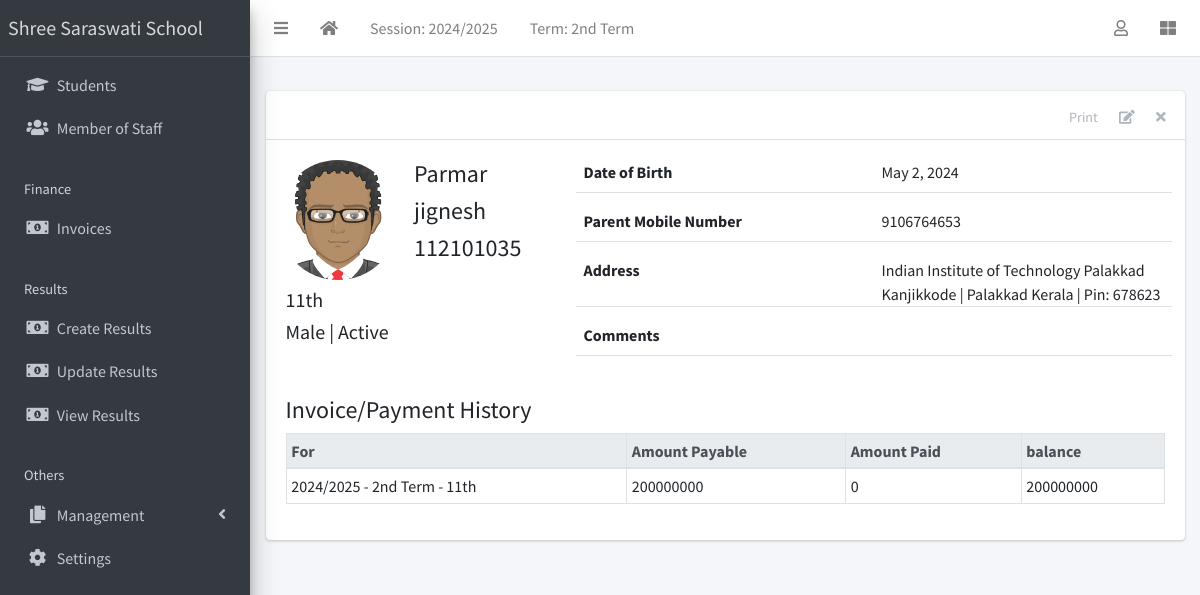
/student/4/ (signed in), run on the app's committed database.
### apps/corecode/models.py (models this page shows)
class AcademicSession(models.Model):
    name = models.CharField(max_length=200, unique=True)
    current = models.BooleanField(default=True)
    class Meta:
        ordering = ["-name"]
    def __str__(self):
        return self.name

class AcademicTerm(models.Model):
    name = models.CharField(max_length=20, unique=True)
    current = models.BooleanField(default=True)
    class Meta:
        ordering = ["name"]
    def __str__(self):
        return self.name

class StudentClass(models.Model):
    name = models.CharField(max_length=200, unique=True)
    class Meta:
        verbose_name = "Class"
        verbose_name_plural = "Classes"
        ordering = ["name"]
    def __str__(self):
        return self.name

### apps/students/models.py (models this page shows, shortened)
class Student(models.Model):
    STATUS_CHOICES = [("active", "Active"), ("inactive", "Inactive")]
    GENDER_CHOICES = [("male", "Male"), ("female", "Female")]
    current_status = models.CharField(
        max_length=10, choices=STATUS_CHOICES, default="active"
    )
    registration_number = models.CharField(max_length=200, unique=True)
    surname = models.CharField(max_length=200)
    firstname = models.CharField(max_length=200)
    other_name = models.CharField(max_length=200, blank=True)
    gender = models.CharField(max_length=10, choices=GENDER_CHOICES, default="male")
    date_of_birth = models.DateField(default=timezone.now)
    current_class = models.ForeignKey(
        StudentClass, on_delete=models.SET_NULL, blank=True, null=True
    )
    date_of_admission = models.DateField(default=timezone.now)
    mobile_num_regex = RegexValidator(
        regex="^[0-9]{10,15}$", message="Entered mobile number isn't in a right format!"
    )
    parent_mobile_number = models.CharField(
        validators=[mobile_num_regex], max_length=13, blank=True
    )
    address = models.TextField(blank=True)
    others = models.TextField(blank=True)
    passport = models.ImageField(blank=True, upload_to="students/passports/")
    class Meta:
        ordering = ["surname", "firstname", "other_name"]

### apps/finance/models.py (models this page shows, shortened)
class Invoice(models.Model):
    student = models.ForeignKey(Student, on_delete=models.CASCADE)
    session = models.ForeignKey(AcademicSession, on_delete=models.CASCADE)
    term = models.ForeignKey(AcademicTerm, on_delete=models.CASCADE)
    class_for = models.ForeignKey(StudentClass, on_delete=models.CASCADE)
    balance_from_previous_term = models.IntegerField(default=0)
    status = models.CharField(
        max_length=20,
        choices=[("active", "Active"), ("closed", "Closed")],
        default="active",
    )
    class Meta:
        ordering = ["student", "term"]
    def balance(self):
        payable = self.total_amount_payable()
        paid = self.total_amount_paid()
        return payable - paid
    def amount_payable(self):
        items = InvoiceItem.objects.filter(invoice=self)
        total = 0
        for item in items:
            total += item.amount
        return total
    def total_amount_payable(self):
        return self.balance_from_previous_term + self.amount_payable()
    def total_amount_paid(self):
        receipts = Receipt.objects.filter(invoice=self)
        amount = 0
        for receipt in receipts:
            amount += receipt.amount_paid
        return amount

class InvoiceItem(models.Model):
    invoice = models.ForeignKey(Invoice, on_delete=models.CASCADE)
    description = models.CharField(max_length=200)
    amount = models.IntegerField()

### apps/students/views.py (the view)
# urls.py: path("<int:pk>/", StudentDetailView.as_view(), name="student-detail"),
class StudentDetailView(LoginRequiredMixin, DetailView):
    model = Student
    template_name = "students/student_detail.html"
    def get_context_data(self, **kwargs):
        context = super(StudentDetailView, self).get_context_data(**kwargs)
        context["payments"] = Invoice.objects.filter(student=self.object)
        return context

### apps/corecode/context_processors.py (called while the page is built)
def site_defaults(request):
    current_session = AcademicSession.objects.get(current=True)
    current_term = AcademicTerm.objects.get(current=True)
    vals = SiteConfig.objects.all()
    contexts = {
        "current_session": current_session.name,
        "current_term": current_term.name,
    }
    for val in vals:
        contexts[val.key] = val.value
    return contexts

### apps/students/templates/students/student_detail.html (shortened to what this page needs)
{% extends 'base.html' %}
{% load static %}
{% block content-header %}
<div class="card-header">
  <div class="card-tools">
    <a href="#" class="btn btn-tool">Print</a>
    <a href="{% url 'student-update' object.id %}" class="btn btn-tool">
      <i class="fas fa-edit"></i>
    </a>
    <a href="{% url 'student-delete' object.id %}" class="btn btn-tool">
      <i class="fas fa-times"></i>
    </a>
  </div>
</div>
{% endblock content-header %}
{% block content %}
    <div class="row mb-4">
      <div class="col-sm-4">
        <div class="row mb-2">
          {% if object.passport %}
            <img
              src="{{ object.passport.url }}"
              class="float-left rounded-circle mr-3" style="width: 120px; height: 120px;">
          {% else %}
            <img
              src="{% static 'dist/img/avatar.png' %}"
              class="float-left rounded-circle mr-3" style="width: 120px; height: 120px;">
          {% endif %}
          <div class="float-right">
            <h4>{{ object.surname }} </h4>
            <h4>{{ object.firstname }} </h4>
            <h4>{{ object.registration_number }} </h4>
          </div>
        </div>
        <h5>{{ object.current_class }} </h5>
        <h5>{{ object.get_gender_display }} | {{ object.get_current_status_display }}</h5>
      </div>
      <div class="col-sm-8">
        <div>
          <div class="form-group border-bottom row">
            <label class="col">
              Date of Birth
            </label>
            <div class="col">
              {{ object.date_of_birth }}
            </div>
          </div>
          <div class="form-group border-bottom row">
            <label class="col">
              Parent Mobile Number
            </label>
            <div class="col">
              {{ object.parent_mobile_number}}
            </div>
          </div>
          <div class="form-group border-bottom row">
            <label class="col">
              Address
            </label>
            <div class="col">
              {{ object.address }}
            </div>
          </div>
          <div class="form-group border-bottom row">
            <label class="col">
              Comments
            </label>
            <div class="col">
            </div>
          </div>
        </div>
      </div>
    </div>
    <h4>Invoice/Payment History</h4>
    {% if payments %}
      <table class="table table-sm table-bordered table-hover">
        <thead class="thead-light">
          <tr>
            <th>For</th>
            <th>Amount Payable</th>
            <th>Amount Paid</th>
            <th>balance</th>
          </tr>
        </thead>
        <tbody>
          {% for payment in payments %}
            <tr class='clickable-row' data-href="{% url 'invoice-detail' payment.id %}">
              <td>{{payment.session}} - {{payment.term}} - {{ payment.class_for}}</td>
              <td>{{payment.total_amount_payable}}</td>
              <td>{{payment.total_amount_paid}}</td>
              <td>{{payment.balance}}</td>
            </tr>
          {% endfor %}
        </tbody>
      </table>
    {% else %}
        <p>There are no payment history for {{object}}</p>
    {% endif %}
{% endblock content %}

### templates/base.html (shortened to what this page needs)
{% load static %}
<!DOCTYPE html>
<html lang="en">
<head>
  <link rel="stylesheet" href="{% static 'plugins/fontawesome-free/css/all.min.css' %}">
  <link rel="stylesheet" href="{% static 'plugins/toastr/toastr.min.css' %}">
  <link rel="stylesheet"
    href="{% static 'plugins/overlayScrollbars/css/OverlayScrollbars.min.css' %}">
  <link rel="stylesheet" href="{% static 'plugins/Datatables/datatables.min.css' %}" />
  <link rel="stylesheet" href="{% static 'dist/css/adminlte.min.css' %}">
</head>
<body
  class="hold-transition sidebar-mini layout-fixed layout-navbar-fixed layout-footer-fixed">
  <div class="wrapper">
    <nav class="main-header navbar navbar-expand navbar-white navbar-light">
      <ul class="navbar-nav">
        <li class="nav-item">
          <a class="nav-link" data-widget="pushmenu" href="#" role="button"><i
              class="fas fa-bars"></i></a>
        </li>
        <li class="nav-item d-none d-sm-inline-block">
          <a href="{% url 'home' %} " class="nav-link"><i class="fa fa-home"></i></a>
        </li>
        <li class="nav-item d-none d-sm-inline-block">
          <a href="{% url 'current-session' %}" class="nav-link">Session: {{ current_session }}</a>
        </li>
        <li class="nav-item d-none d-sm-inline-block">
          <a href="{% url 'current-session' %}" class="nav-link">Term: {{ current_term }}</a>
        </li>
      </ul>
      <ul class="navbar-nav ml-auto">
        <li class="nav-item dropdown">
          <a class="nav-link" data-toggle="dropdown" href="#">
            <i class="far fa-user"></i>
          </a>
        </li>
        <li class="nav-item">
          <a class="nav-link" data-widget="control-sidebar" data-slide="true"
            href="#" role="button"><i class="fas fa-th-large"></i></a>
        </li>
      </ul>
    </nav>
    <aside class="main-sidebar sidebar-dark-primary elevation-4">
      <a href="{% url 'home' %}" class="brand-link">Shree Saraswati  School</a>
      <div class="sidebar">
        <nav class="mt-2">
          <ul class="nav nav-pills nav-sidebar flex-column"
            data-widget="treeview" role="menu" data-accordion="false">
            <li class="nav-item">
              <a href="{% url 'student-list' %}" class="nav-link">
                <i class="nav-icon fas fa-graduation-cap"></i>
                <p>
                  Students
                </p>
              </a>
            </li>
            <li class="nav-item">
              <a href="{% url 'staff-list' %}" class="nav-link">
                <i class="nav-icon fas fa-users"></i>
                <p>
                  Member of Staff
                </p>
              </a>
            </li>
            <li class="nav-header">Finance</li>
            <li class="nav-item">
              <a href="{% url 'invoice-list' %}" class="nav-link">
                <i class="nav-icon fas fa-money-bill-alt"></i>
                <p>
                  Invoices
                </p>
              </a>
            </li>
            <li class="nav-header">Results</li>
            <li class="nav-item">
              <a href="{% url 'create-result' %}" class="nav-link">
                <i class="nav-icon fas fa-money-bill-alt"></i>
                <p>
                  Create Results
                </p>
              </a>
            </li>
            <li class="nav-item">
              <a href="{% url 'edit-results' %}" class="nav-link">
                <i class="nav-icon fas fa-money-bill-alt"></i>
                <p>
                  Update Results
                </p>
              </a>
            </li>
            <li class="nav-item">
              <a href="{% url 'view-results' %}" class="nav-link">
                <i class="nav-icon fas fa-money-bill-alt"></i>
                <p>
                  View Results
                </p>
              </a>
            </li>
            <li class="nav-header">Others</li>
            <li class="nav-item has-treeview">
              <a href="#" class="nav-link">
                <i class="nav-icon fas fa-copy"></i>
                <p>
                  Management
                  <i class="fas fa-angle-left right"></i>
                </p>
              </a>
            </li>
            <li class="nav-item">
              <a href="{% url 'configs' %}" class="nav-link">
                <i class="nav-icon fas fa-cog"></i>
                <p>
                  Settings
                </p>
              </a>
            </li>
          </ul>
        </nav>
      </div>
    </aside>
    <div class="content-wrapper">
      <section class="content-header">
      </section>
      <section class="content">
        <div class="container-fluid">
          <div class="row">
            <div class="col-md-12">
              {% block fullcard %}
              <div class="card">
                {% block content-header %}{% endblock content-header %}
                <div class="card-body">
                  <div class="row">
                    <div class="col">
                      {% block content %}
                      {% endblock content %}
                    </div>
                  </div>
                </div>
              </div>
              {% endblock fullcard %}
            </div>
          </div>
        </div>
      </section>
    </div>
  </div>
</body>
</html>

### data on the page
AcademicSession: name "2024/2025"
AcademicTerm: name "2nd Term"
Student: surname "Parmar", firstname "jignesh", registration_number "112101035", current_class "11th", gender "Male", current_status "Active", date_of_birth "May 2, 2024", parent_mobile_number "9106764653", address "Indian Institute of Technology Palakkad Kanjikkode | Palakkad Kerala | Pin: 678623"
Invoice: session "2024/2025", term "2nd Term", class_for "11th", total_amount_payable "200000000", total_amount_paid "0", balance "200000000"
